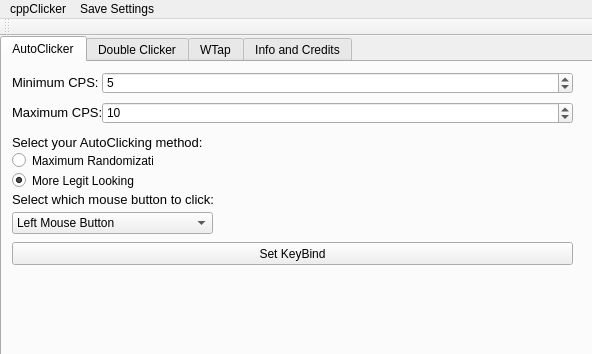
<?xml version="1.0" encoding="UTF-8"?>
<ui version="4.0">
 <class>AutoClicker</class>
 <widget class="QMainWindow" name="AutoClicker">
  <property name="geometry">
   <rect>
    <x>0</x>
    <y>0</y>
    <width>592</width>
    <height>354</height>
   </rect>
  </property>
  <property name="minimumSize">
   <size>
    <width>592</width>
    <height>354</height>
   </size>
  </property>
  <property name="maximumSize">
   <size>
    <width>592</width>
    <height>354</height>
   </size>
  </property>
  <property name="windowTitle">
   <string>cppClicker v1.0.1 by 3dsboy08</string>
  </property>
  <widget class="QWidget" name="centralWidget">
   <widget class="QTabWidget" name="tabWidget">
    <property name="geometry">
     <rect>
      <x>0</x>
      <y>0</y>
      <width>601</width>
      <height>331</height>
     </rect>
    </property>
    <property name="currentIndex">
     <number>0</number>
    </property>
    <widget class="QWidget" name="tab">
     <attribute name="title">
      <string>AutoClicker</string>
     </attribute>
     <widget class="QLabel" name="label_2">
      <property name="geometry">
       <rect>
        <x>10</x>
        <y>10</y>
        <width>91</width>
        <height>21</height>
       </rect>
      </property>
      <property name="text">
       <string>&lt;html&gt;&lt;head/&gt;&lt;body&gt;&lt;p&gt;&lt;span style=&quot; font-size:10pt;&quot;&gt;Minimum CPS:&lt;/span&gt;&lt;/p&gt;&lt;/body&gt;&lt;/html&gt;</string>
      </property>
     </widget>
     <widget class="QSpinBox" name="minCPSBox">
      <property name="geometry">
       <rect>
        <x>100</x>
        <y>10</y>
        <width>471</width>
        <height>22</height>
       </rect>
      </property>
      <property name="minimum">
       <number>3</number>
      </property>
      <property name="maximum">
       <number>15</number>
      </property>
      <property name="value">
       <number>5</number>
      </property>
     </widget>
     <widget class="QSpinBox" name="maxCPSBox">
      <property name="geometry">
       <rect>
        <x>100</x>
        <y>40</y>
        <width>471</width>
        <height>22</height>
       </rect>
      </property>
      <property name="minimum">
       <number>3</number>
      </property>
      <property name="maximum">
       <number>15</number>
      </property>
      <property name="value">
       <number>10</number>
      </property>
     </widget>
     <widget class="QLabel" name="label_3">
      <property name="geometry">
       <rect>
        <x>10</x>
        <y>40</y>
        <width>91</width>
        <height>21</height>
       </rect>
      </property>
      <property name="text">
       <string>&lt;html&gt;&lt;head/&gt;&lt;body&gt;&lt;p&gt;&lt;span style=&quot; font-size:10pt;&quot;&gt;Maximum CPS:&lt;/span&gt;&lt;/p&gt;&lt;/body&gt;&lt;/html&gt;</string>
      </property>
     </widget>
     <widget class="QLabel" name="label_4">
      <property name="geometry">
       <rect>
        <x>10</x>
        <y>70</y>
        <width>201</width>
        <height>21</height>
       </rect>
      </property>
      <property name="text">
       <string>&lt;html&gt;&lt;head/&gt;&lt;body&gt;&lt;p&gt;&lt;span style=&quot; font-size:10pt;&quot;&gt;Select your AutoClicking method:&lt;/span&gt;&lt;/p&gt;&lt;/body&gt;&lt;/html&gt;</string>
      </property>
     </widget>
     <widget class="QRadioButton" name="maxRandomBox">
      <property name="geometry">
       <rect>
        <x>10</x>
        <y>90</y>
        <width>141</width>
        <height>17</height>
       </rect>
      </property>
      <property name="text">
       <string>Maximum Randomization</string>
      </property>
     </widget>
     <widget class="QRadioButton" name="legitLookingBox">
      <property name="geometry">
       <rect>
        <x>10</x>
        <y>110</y>
        <width>141</width>
        <height>17</height>
       </rect>
      </property>
      <property name="text">
       <string>More Legit Looking</string>
      </property>
      <property name="checked">
       <bool>true</bool>
      </property>
     </widget>
     <widget class="QLabel" name="label_5">
      <property name="geometry">
       <rect>
        <x>10</x>
        <y>130</y>
        <width>211</width>
        <height>16</height>
       </rect>
      </property>
      <property name="text">
       <string>&lt;html&gt;&lt;head/&gt;&lt;body&gt;&lt;p&gt;&lt;span style=&quot; font-size:10pt;&quot;&gt;Select which mouse button to click:&lt;/span&gt;&lt;/p&gt;&lt;/body&gt;&lt;/html&gt;</string>
      </property>
     </widget>
     <widget class="QComboBox" name="comboBox">
      <property name="geometry">
       <rect>
        <x>10</x>
        <y>150</y>
        <width>201</width>
        <height>22</height>
       </rect>
      </property>
      <item>
       <property name="text">
        <string>Left Mouse Button</string>
       </property>
      </item>
      <item>
       <property name="text">
        <string>Right Mouse Button</string>
       </property>
      </item>
     </widget>
     <widget class="QPushButton" name="pushButton">
      <property name="geometry">
       <rect>
        <x>10</x>
        <y>180</y>
        <width>561</width>
        <height>23</height>
       </rect>
      </property>
      <property name="text">
       <string>Set KeyBind</string>
      </property>
     </widget>
    </widget>
    <widget class="QWidget" name="tab_2">
     <attribute name="title">
      <string>Double Clicker</string>
     </attribute>
     <widget class="QCheckBox" name="doubleClickBox">
      <property name="geometry">
       <rect>
        <x>10</x>
        <y>10</y>
        <width>241</width>
        <height>17</height>
       </rect>
      </property>
      <property name="text">
       <string>Activate DoubleClicker (disables AutoClicker)</string>
      </property>
     </widget>
     <widget class="QLabel" name="waitUntilClick">
      <property name="geometry">
       <rect>
        <x>10</x>
        <y>40</y>
        <width>91</width>
        <height>16</height>
       </rect>
      </property>
      <property name="text">
       <string>&lt;html&gt;&lt;head/&gt;&lt;body&gt;&lt;p&gt;&lt;span style=&quot; font-size:10pt;&quot;&gt;Wait until click:&lt;/span&gt;&lt;/p&gt;&lt;/body&gt;&lt;/html&gt;</string>
      </property>
     </widget>
     <widget class="QSpinBox" name="msBox">
      <property name="geometry">
       <rect>
        <x>100</x>
        <y>40</y>
        <width>171</width>
        <height>22</height>
       </rect>
      </property>
      <property name="maximum">
       <number>500</number>
      </property>
      <property name="singleStep">
       <number>10</number>
      </property>
      <property name="value">
       <number>100</number>
      </property>
     </widget>
     <widget class="QLabel" name="msLabel">
      <property name="geometry">
       <rect>
        <x>280</x>
        <y>40</y>
        <width>47</width>
        <height>13</height>
       </rect>
      </property>
      <property name="text">
       <string>&lt;html&gt;&lt;head/&gt;&lt;body&gt;&lt;p&gt;&lt;span style=&quot; font-size:10pt;&quot;&gt;ms&lt;/span&gt;&lt;/p&gt;&lt;/body&gt;&lt;/html&gt;</string>
      </property>
     </widget>
    </widget>
    <widget class="QWidget" name="widget">
     <attribute name="title">
      <string>WTap</string>
     </attribute>
     <widget class="QCheckBox" name="wtapBox">
      <property name="geometry">
       <rect>
        <x>10</x>
        <y>10</y>
        <width>221</width>
        <height>17</height>
       </rect>
      </property>
      <property name="text">
       <string>Enable W-Tap (disables all other modules)</string>
      </property>
     </widget>
     <widget class="QLabel" name="wtapLabel">
      <property name="geometry">
       <rect>
        <x>10</x>
        <y>30</y>
        <width>161</width>
        <height>16</height>
       </rect>
      </property>
      <property name="text">
       <string>Time between click and W-Tap: </string>
      </property>
     </widget>
     <widget class="QSpinBox" name="wtapValueBox">
      <property name="geometry">
       <rect>
        <x>170</x>
        <y>30</y>
        <width>341</width>
        <height>22</height>
       </rect>
      </property>
      <property name="maximum">
       <number>1000</number>
      </property>
      <property name="singleStep">
       <number>10</number>
      </property>
      <property name="value">
       <number>100</number>
      </property>
     </widget>
     <widget class="QLabel" name="wtapMsLabel">
      <property name="geometry">
       <rect>
        <x>520</x>
        <y>40</y>
        <width>47</width>
        <height>13</height>
       </rect>
      </property>
      <property name="text">
       <string>ms</string>
      </property>
     </widget>
     <widget class="QLabel" name="wtapLabel_2">
      <property name="geometry">
       <rect>
        <x>10</x>
        <y>60</y>
        <width>151</width>
        <height>16</height>
       </rect>
      </property>
      <property name="text">
       <string>How long to hold down W for:</string>
      </property>
     </widget>
     <widget class="QSpinBox" name="wtapValueBox_2">
      <property name="geometry">
       <rect>
        <x>170</x>
        <y>60</y>
        <width>341</width>
        <height>22</height>
       </rect>
      </property>
      <property name="maximum">
       <number>1000</number>
      </property>
      <property name="singleStep">
       <number>10</number>
      </property>
      <property name="value">
       <number>100</number>
      </property>
     </widget>
     <widget class="QLabel" name="wtapMsLabel_2">
      <property name="geometry">
       <rect>
        <x>520</x>
        <y>70</y>
        <width>47</width>
        <height>13</height>
       </rect>
      </property>
      <property name="text">
       <string>ms</string>
      </property>
     </widget>
    </widget>
    <widget class="QWidget" name="tab_3">
     <attribute name="title">
      <string>Info and Credits</string>
     </attribute>
     <widget class="QLabel" name="label">
      <property name="geometry">
       <rect>
        <x>110</x>
        <y>60</y>
        <width>351</width>
        <height>131</height>
       </rect>
      </property>
      <property name="text">
       <string>&lt;html&gt;&lt;head/&gt;&lt;body&gt;&lt;p align=&quot;center&quot;&gt;&lt;span style=&quot; font-size:12pt; font-weight:600; font-style:italic;&quot;&gt;3dsboy08&lt;/span&gt;&lt;span style=&quot; font-size:12pt;&quot;&gt; - Developer of cppClicker.&lt;/span&gt;&lt;/p&gt;&lt;p align=&quot;center&quot;&gt;&lt;span style=&quot; font-size:12pt; font-weight:600; font-style:italic;&quot;&gt;HackForums&lt;/span&gt;&lt;span style=&quot; font-size:12pt;&quot;&gt; - Inspiring me to make this.&lt;/span&gt;&lt;/p&gt;&lt;/body&gt;&lt;/html&gt;</string>
      </property>
     </widget>
    </widget>
   </widget>
  </widget>
  <widget class="QMenuBar" name="menuBar">
   <property name="geometry">
    <rect>
     <x>0</x>
     <y>0</y>
     <width>592</width>
     <height>21</height>
    </rect>
   </property>
   <widget class="QMenu" name="menuCppClicker">
    <property name="title">
     <string>cppClicker</string>
    </property>
    <addaction name="actionExit_2"/>
   </widget>
   <widget class="QMenu" name="menuSave_Settings">
    <property name="title">
     <string>Save Settings</string>
    </property>
    <addaction name="actionSave"/>
   </widget>
   <addaction name="menuCppClicker"/>
   <addaction name="menuSave_Settings"/>
  </widget>
  <widget class="QToolBar" name="mainToolBar">
   <attribute name="toolBarArea">
    <enum>TopToolBarArea</enum>
   </attribute>
   <attribute name="toolBarBreak">
    <bool>false</bool>
   </attribute>
  </widget>
  <action name="actionExit">
   <property name="text">
    <string>Exit</string>
   </property>
  </action>
  <action name="actionExit_2">
   <property name="text">
    <string>Exit</string>
   </property>
  </action>
  <action name="actionSave">
   <property name="text">
    <string>Save</string>
   </property>
  </action>
 </widget>
 <layoutdefault spacing="6" margin="11"/>
 <resources/>
 <connections/>
</ui>
